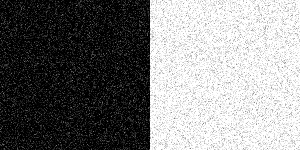
#> input picture lab3/q2/NoisyGrayImage.png, 300 x 150 px
$ python BilateralCleaning.py
#> lines starting #> are read from the running program, lines starting #| are printed output that depends on the picture
#> further down, image is the input picture: shape (150, 300); min 0, max 255, mean 127.4
import cv2
import numpy as np
import matplotlib.pyplot as plt


def clean_Gaussian_noise_bilateral(im, radius, stdSpatial, stdIntensity):
    # Your code goes here
    # Convert the image to float64 for precise calculations
#> called with radius = 7, stdSpatial = 50, stdIntensity = 100
    im = im.astype(np.float64)

    # Pad the image to avoid border effects
    padded_im = cv2.copyMakeBorder(im, radius, radius, radius, radius, cv2.BORDER_REFLECT)
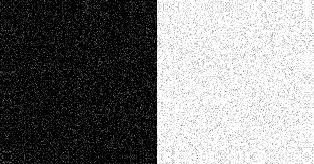
#> padded_im: shape (164, 314) float64; min 0, max 255, mean 127.4

    # Adjusted image dimensions to account for padding
    padded_height, padded_width = padded_im.shape
#> padded_height = 164; padded_width = 314

    # Pre-compute the spatial Gaussian function (gs)
    y, x = np.meshgrid(np.arange(-radius, radius + 1), np.arange(-radius, radius + 1))
    gs = np.exp(-(x ** 2 + y ** 2) / (2 * stdSpatial ** 2))

    # Initialize the output image with padding
    cleanIm_padded = np.zeros_like(padded_im)

    # Iterate over each pixel in the padded image
    for i in range(radius, padded_height - radius):
        for j in range(radius, padded_width - radius):
            # Extract the local region (window) with padding
            window = padded_im[i - radius:i + radius + 1, j - radius:j + radius + 1]

            # Calculate the intensity Gaussian function (gi)
            gi = np.exp(-((window - padded_im[i, j]) ** 2) / (2 * stdIntensity ** 2))

            # Calculate the final mask
            mask = gi * gs
            mask /= mask.sum()

            # Apply the mask
            cleanIm_padded[i, j] = (mask * window).sum()
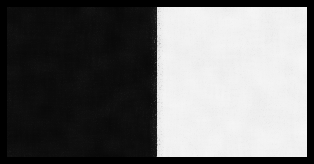
#> cleanIm_padded: shape (164, 314) float64; min 0, max 247.4, mean 111.3

    # Crop the padded output image to original size
    cleanIm = cleanIm_padded[radius:-radius, radius:-radius]
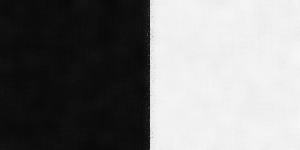
#> cleanIm: shape (150, 300) float64; min 8.37, max 247.4, mean 127.4

    # Convert back to uint8
    cleanIm = np.clip(cleanIm, 0, 255).astype(np.uint8)

    return cleanIm


# change this to the name of the image you'll try to clean up
original_image_path = 'NoisyGrayImage.png'
image = cv2.imread(original_image_path, cv2.IMREAD_GRAYSCALE)

clear_image_b = clean_Gaussian_noise_bilateral(image, 7, 50, 100)

# Save the cleaned image
clean_image_path = 'clean_NoisyGrayImage.png'
cv2.imwrite(clean_image_path, clear_image_b)

plt.subplot(121)
plt.imshow(image, cmap='gray')

plt.subplot(122)
plt.imshow(clear_image_b, cmap='gray')

plt.show()
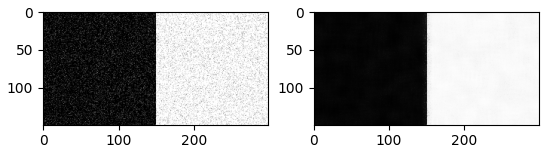
#> figure drawn by matplotlib, 2 panels
